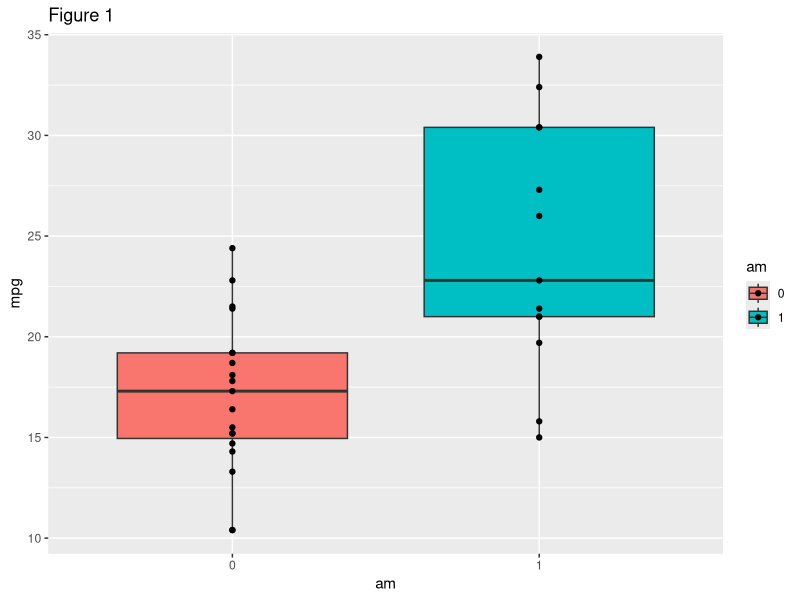
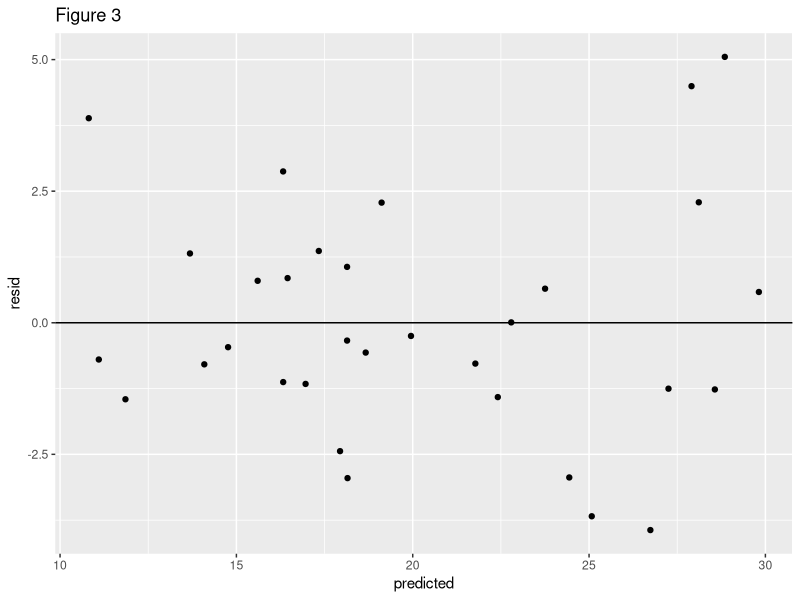
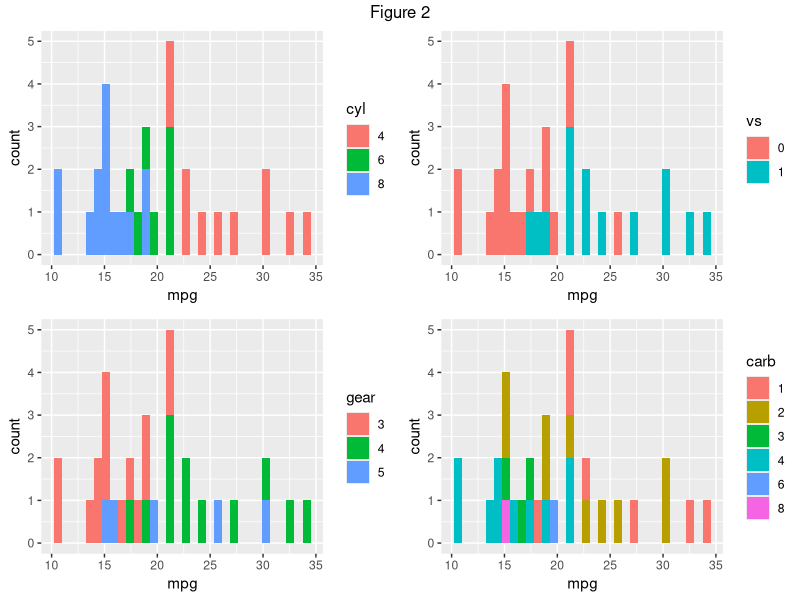

Here is the R script that generated these plots, in order:
## ---- chunk 1
library(ggplot2)
library(datasets)
library(gridExtra)
library(corrplot)
library(car)
library(lmtest)
library(caret)
## ---- chunk 2
dim(mtcars)
## ---- chunk 3
mtcars[, c("cyl", "vs", "am", "gear", "carb")] <- lapply(mtcars[, c("cyl", "vs", "am", "gear", "carb")], as.factor)
## ---- chunk 4
summary(mtcars$mpg)
var(mtcars$mpg)
summary(mtcars$am)
## ---- chunk 5
plot.1 <- ggplot(mtcars, aes(x = am, y = mpg, fill = am)) + geom_boxplot() + labs(title = "Figure 1")
plot.1 <- plot.1 + geom_point()
plot.1
## ---- chunk 6
cor <- cor(mtcars[, c("mpg", "disp", "hp", "drat", "wt", "qsec")])
cor
## ---- chunk 7
model.1 <- t.test(mpg ~ am, mtcars, alternative = "greater")
model.1
## ---- chunk 8
model.1 <- lm(mpg ~ am, mtcars)
model.1$coefficients
## ---- chunk 9
model.2 <- update(model.1, mpg ~ am + cyl, mtcars)
model.3 <- update(model.1, mpg ~ am + cyl + hp, mtcars)
model.4 <- update(model.1, mpg ~ am + cyl + hp + wt, mtcars)
anova(model.1, model.2, model.3, model.4)
## ---- chunk 10
summary(model.4)
AIC(model.1, model.2, model.3, model.4)
## ---- chunk 11
predicted <- predict.lm(model.4, mtcars[, -1])
resid <- model.4$residuals
resid.pred <- as.data.frame(cbind(resid, predicted))
plot.2 <- ggplot(resid.pred, aes(x = predicted, y = resid)) + geom_point() + geom_hline(yintercept = 0)
plot.2 <- plot.2 + labs(title = "Figure 3")
plot.2
## ---- chunk 12
dwtest(model.4)
## ---- chunk 13
plot.cyl <- ggplot(mtcars, aes(x = mpg, fill = cyl)) + geom_histogram(bins = 32)
plot.vs <- ggplot(mtcars, aes(x = mpg, fill = vs)) + geom_histogram(bins = 32)
plot.gear <- ggplot(mtcars, aes(x = mpg, fill = gear)) + geom_histogram(bins = 32)
plot.carb <- ggplot(mtcars, aes(x = mpg, fill = carb)) + geom_histogram(bins = 32)
grid.arrange(plot.cyl, plot.vs, plot.gear, plot.carb, ncol = 2, top = "Figure 2")
